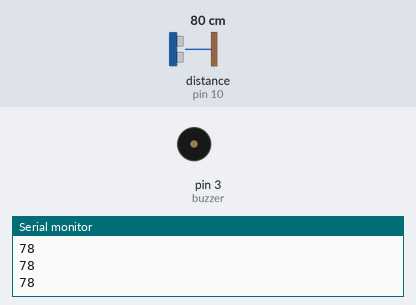
Recording of a sketch running on a simulated Arduino Uno, built with avr-gcc and run on an emulated ATmega328P. On the bench: buzzer (waves = sounding, pin HIGH), the last lines printed to the serial monitor. Wiring (inferred from the names in the program): ultrasonic range finder: trigger pin 9; echo pin 10. Inputs (shaded band) come from the test bench; at power-on: distance to the obstacle (sensor on pin 10) 80 cm. The echo pulse lasts 58.3 µs per cm; pins used as bus, display or sensor lines are not drawn. At 1.5 s the program stops and its outputs stay as they are.

Above: at 1.3 s.
1.4 s: distance to the obstacle (sensor on pin 10) set to 2 cm
At 2.2 s:
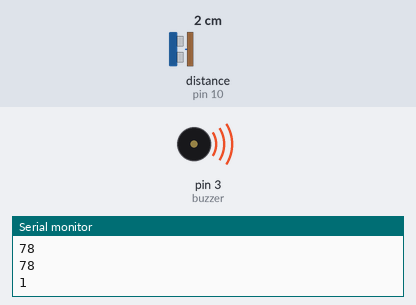
Timing chart, 0 to 3.0 s (numbered marks = the images above; inputs shaded):
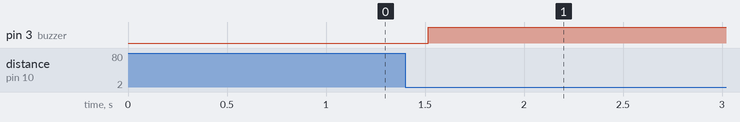

The sketch:

Burglar_Detection.ino
```cpp
// #15 Burglar Detection

// Variables
int echo = 10;
int trigg = 9;
int buzzer = 3;
long duration;
long distance;
long pre_distance = 0;

void setup()
{
  Serial.begin(9600);
  pinMode(echo, INPUT);
  pinMode(trigg, OUTPUT);
  pinMode(buzzer, OUTPUT);
}

void loop() {
  // Creating a Pulse
  // __|-|__
  digitalWrite(trigg, LOW);
  delayMicroseconds(2);

  digitalWrite(trigg, HIGH);
  delayMicroseconds(10);

  digitalWrite(trigg, LOW);

  duration = pulseIn(echo, HIGH);

  // d = duration x 0.034 / 2
  distance = (duration * 0.034) / 2;
  Serial.println(distance);

  distance = int( (distance / 10) ) * 10;

  if (pre_distance != 0 && distance != pre_distance) {
    bangBuzzer();
  }

  pre_distance = distance;

  delay(500);
}

void bangBuzzer(){
  while (true) {
    digitalWrite(buzzer, HIGH);
  }
}
```

Measured:
- after the input at 1.4 s, pin 3 (buzzer): LOW → HIGH after 0.12 s
